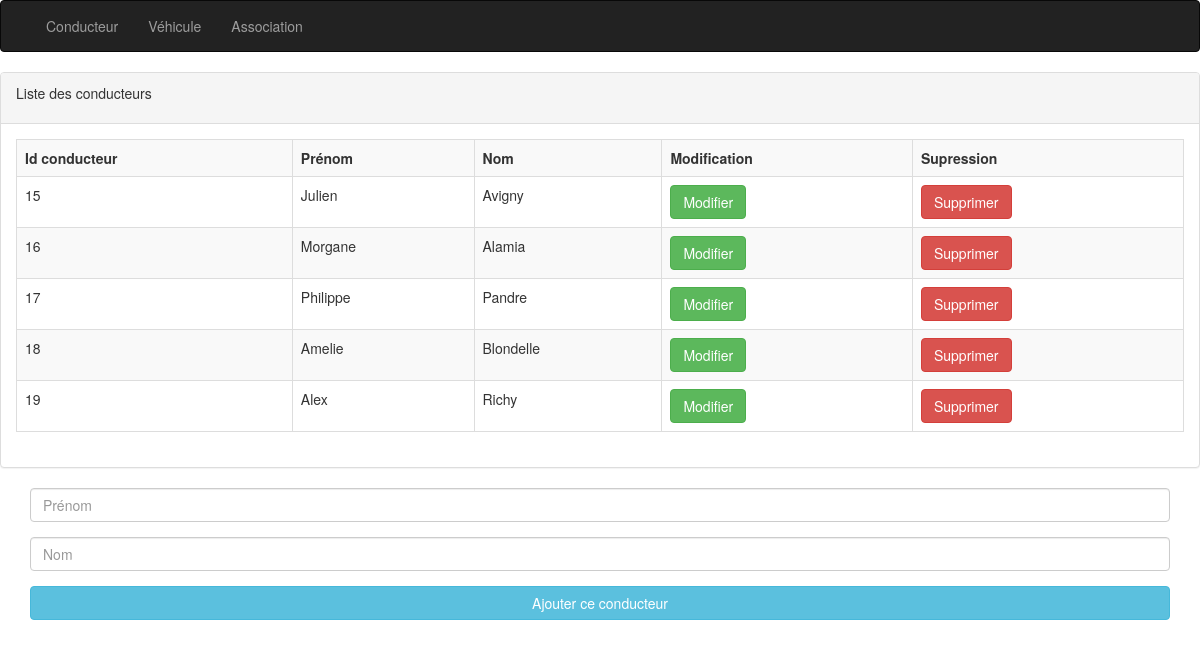
Page /eval_04/conducteur.php on the committed database.
### tables this page shows
CREATE TABLE `conducteur` (
  `id_conducteur` int(11) NOT NULL,
  `prenom` varchar(100) NOT NULL,
  `nom` varchar(100) NOT NULL
);

### eval_04/inc/init.inc.php (called while the page is built, shortened)
<?php
$pdo = new PDO('mysql:host=localhost;dbname=vtc', 'root', '', array(
    PDO::ATTR_ERRMODE => PDO::ERRMODE_WARNING,
    PDO::MYSQL_ATTR_INIT_COMMAND => 'SET NAMES utf8'
));
$resultat = $pdo -> query("SELECT * FROM conducteur");
$resultat_conducteur = $resultat -> fetchAll(PDO::FETCH_ASSOC);

### eval_04/conducteur.php (the view, shortened to what this page needs)
<?php
require('inc/header.inc.php');
require('inc/init.inc.php');
?>
<div class="panel panel-default">
    <div class="panel-heading">
        <p>Liste des conducteurs</p>
    </div>
    <div class="panel-body">
        <div class="table-responsive">
        <table class="table table-bordered table-striped">
            <tr>
                <th>Id conducteur</th>
                <th>Prénom</th>
                <th>Nom</th>
                <th>Modification</th>
                <th>Supression</th>
            </tr>
            <tr>
            <?php foreach($resultat_conducteur as $valeur) {?>
               <td><?php echo $valeur['id_conducteur'] ;?></td>
               <td><?php echo $valeur['prenom'] ;?></td>
               <td><?php echo $valeur['nom'] ;?></td>
               <td><a href="modif_conducteur.php?id_conducteur=<?= $valeur['id_conducteur']; ?>"><button type="button" class="btn btn-success">Modifier</button></a></td>
               <td><a href="conducteur.php?id_conducteur=<?= $valeur['id_conducteur']; ?>"><button type="button" class="btn btn-danger">Supprimer</button></a></td>
           </tr>
            <?php } ?>
        </table>
        </div>
    </div>
</div>
<div class="container">
    <form method="post" action="">
        <div class="form-group">
            <input type="text" class="form-control" id="prenom" placeholder="Prénom" name="prenom">
        </div>
        <div class="form-group">
            <input type="text" class="form-control" id="nom" placeholder="Nom" name="nom">
        </div>
        <button type="submit" class="btn btn-info col-md-12">Ajouter ce conducteur</button>
    </form>
</div>
<?php
require('inc/footer.inc.php');
 ?>

### eval_04/inc/header.inc.php (shortened to what this page needs)
<!DOCTYPE html>
<html lang="fr">
    <head>
        <link href="css/bootstrap.min.css" rel="stylesheet">
        <link rel="stylesheet" href="css/style.css">
    </head>
    <body>
        <nav class="navbar navbar-inverse">
            <div class="container-fluid">
                <div class="collapse navbar-collapse" id="bs-example-navbar-collapse-1">
                    <ul class="nav navbar-nav">
                        <li><a href="conducteur.php">Conducteur</a></li>
                        <li><a href="vehicule.php">Véhicule</a></li>
                        <li><a href="association.php">Association</a></li>
                    </ul>
                </div>
            </div>
        </nav>
        <section>

### eval_04/inc/footer.inc.php (shortened to what this page needs)
        </section>
    </body>
</html>

### rows in the picture
conducteur: id_conducteur "15", prenom "Julien", nom "Avigny"
conducteur: id_conducteur "16", prenom "Morgane", nom "Alamia"
conducteur: id_conducteur "17", prenom "Philippe", nom "Pandre"
conducteur: id_conducteur "18", prenom "Amelie", nom "Blondelle"
conducteur: id_conducteur "19", prenom "Alex", nom "Richy"
